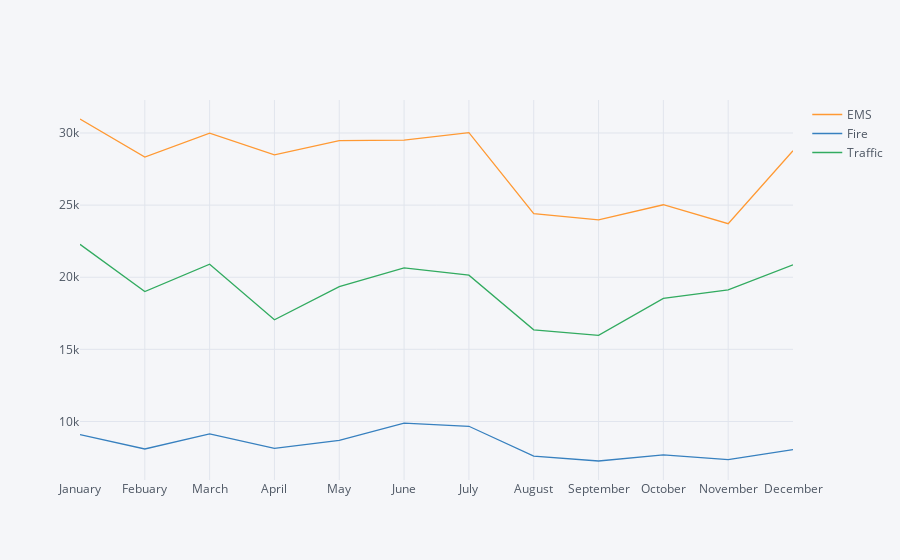

Notebook code cell kept with this figure:
### Code cell
type_vs_month.iplot(x="Month")

### Figure 1 — Plotly figure (JSON) as saved in the notebook; plotly's stock layout.template omitted (floating-point values rounded to 4 significant figures)
{"data": [{"line": {"color": "rgba(255, 153, 51, 1.0)", "dash": "solid", "shape": "linear", "width": 1.3}, "mode": "lines", "name": "EMS", "text": "", "type": "scatter", "x": ["January", "Febuary", "March", "April", "May", "June", "July", "August", "September", "October", "November", "December"], "y": [30970, 28329, 29989, 28485, 29473, 29512, 30027, 24410, 23982, 25025, 23715, 28775]}, {"line": {"color": "rgba(55, 128, 191, 1.0)", "dash": "solid", "shape": "linear", "width": 1.3}, "mode": "lines", "name": "Fire", "text": "", "type": "scatter", "x": ["January", "Febuary", "March", "April", "May", "June", "July", "August", "September", "October", "November", "December"], "y": [9087, 8092, 9135, 8132, 8691, 9879, 9665, 7598, 7258, 7683, 7350, 8052]}, {"line": {"color": "rgba(50, 171, 96, 1.0)", "dash": "solid", "shape": "linear", "width": 1.3}, "mode": "lines", "name": "Traffic", "text": "", "type": "scatter", "x": ["January", "Febuary", "March", "April", "May", "June", "July", "August", "September", "October", "November", "December"], "y": [22279, 19006, 20903, 17054, 19345, 20643, 20140, 16351, 15973, 18532, 19117, 20865]}], "layout": {"legend": {"bgcolor": "#F5F6F9", "font": {"color": "#4D5663"}}, "paper_bgcolor": "#F5F6F9", "plot_bgcolor": "#F5F6F9", "title": {"font": {"color": "#4D5663"}}, "xaxis": {"gridcolor": "#E1E5ED", "showgrid": true, "tickfont": {"color": "#4D5663"}, "title": {"font": {"color": "#4D5663"}, "text": ""}, "zerolinecolor": "#E1E5ED"}, "yaxis": {"gridcolor": "#E1E5ED", "showgrid": true, "tickfont": {"color": "#4D5663"}, "title": {"font": {"color": "#4D5663"}, "text": ""}, "zerolinecolor": "#E1E5ED"}}}
